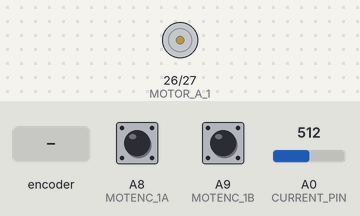
A sketch run on a simulated Arduino Mega 2560, built with avr-gcc and run on an emulated ATmega2560. On the bench: motor-driver pin pairs drawn as motors (green arrow = first pin HIGH = forward, orange = second pin HIGH = backward, longer = more drive, scaled by the enable pin). The test bench sets the inputs (shaded band); at power-on: A0 (CURRENT_PIN) = 512, A8 (MOTENC_1A) HIGH, A9 (MOTENC_1B) HIGH. What the sketch prints to the serial monitor is not drawn.

Above: at 1.2 s.
1.3 s: rotary encoder on A8 (MOTENC_1A) / A9 (MOTENC_1B) turned 3 steps (first pin leading)
At 2.6 s:
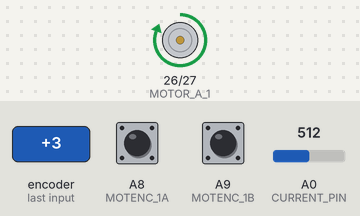
3.5 s: rotary encoder on A8 (MOTENC_1A) / A9 (MOTENC_1B) turned 3 steps (first pin leading)
Timing chart, 0 to 6.5 s (numbered marks = the images above; inputs shaded):
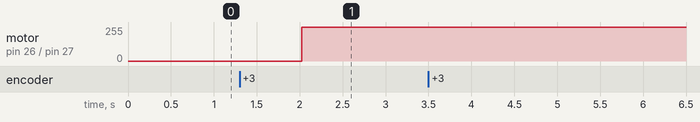

The sketch:

rotation_control.ino
```cpp
#include <TimerOne.h>
#include <PinChangeInterrupt.h>
#include <PinChangeInterruptBoards.h>
#include <PinChangeInterruptPins.h>
#include <PinChangeInterruptSettings.h>

#define DEBUG_PRINT 0

#define BAUDRATE 9600
#define MOTENC_RES 2900.0f
#define INTEGRATOR_OFF_TH 40
#define ROTATION_ACCEPTANCE_THRESHOLD 4

byte serial_read[2];
byte serial_write[2];

//Current measurement
#define CURRENT_PIN A0

#define T_SAMPLE 0.01

//H-bridge
#define MOTOR_A_EN 4
#define MOTOR_A_1 26
#define MOTOR_A_2 27

//motor commands
#define ROTATE_LEFT 0
#define ROTATE_RIGHT 1
#define STOP 2

//motenc
#define MOTENC_1A A8
#define MOTENC_1B A9

volatile unsigned char motor_state = STOP;
volatile int motenc_cntr = 0;
volatile bool motenc1a_val;
volatile bool motenc1b_val;

//controller
int target_position = 0;
volatile float u_motor = 0.0f;
volatile float cur_val = 0;

const float Kp_pos = 0.3;
const float Ki_pos = 0.012;
volatile float err_pos = 0;
volatile float err_int_pos = 0;

const float Kp_cur = 0.325;
const float Ki_cur = 0.01;
volatile float err_cur = 0;
volatile float err_int_cur = 0;


void motenc1a_IT()
{
  motenc1a_val = digitalRead(MOTENC_1A);
  if(motenc1a_val!=motenc1b_val)
  {
    motenc_cntr++;
  }
  else
  {
    motenc_cntr--;
  }
}

void motenc1b_IT()
{
  motenc1b_val = digitalRead(MOTENC_1B);
  if(motenc1a_val==motenc1b_val)
  {
    motenc_cntr++;
  }
  else
  {
    motenc_cntr--;
  }
}

void setup() {
  analogReference(INTERNAL1V1);
  Serial.begin(BAUDRATE);
  pinMode(MOTOR_A_EN, OUTPUT);
  pinMode(MOTOR_A_1, OUTPUT);
  pinMode(MOTOR_A_2, OUTPUT);

  digitalWrite(MOTOR_A_EN, HIGH);

  pinMode(MOTENC_1A, INPUT);
  pinMode(MOTENC_1B, INPUT);

  attachPinChangeInterrupt(digitalPinToPinChangeInterrupt(MOTENC_1A), motenc1a_IT, CHANGE);
  attachPinChangeInterrupt(digitalPinToPinChangeInterrupt(MOTENC_1B), motenc1b_IT, CHANGE);
}


void motor(float pwm_val)
{
  int pwm_d = max((abs(pwm_val)),255);


  //write motor pins
  switch(motor_state)
  {
    case ROTATE_LEFT:
    {
      analogWrite(MOTOR_A_1, pwm_d);
      digitalWrite(MOTOR_A_2, LOW);
      break;
    }
    case ROTATE_RIGHT:
    {
      digitalWrite(MOTOR_A_1, LOW);
      analogWrite(MOTOR_A_2, pwm_d);
      break;
    }
    case STOP:
    default:
    {
      digitalWrite(MOTOR_A_1, LOW);
      digitalWrite(MOTOR_A_2, LOW);
      break;
    }
  }
  cur_val = analogRead(CURRENT_PIN);
}

void loop() {
  //position controller
  float error = target_position - motenc_cntr;
  err_pos = Kp_pos * error;
  err_int_pos = err_int_pos + Ki_pos * error * T_SAMPLE;

  //current controller
  float u_current;
  if (abs(error) < INTEGRATOR_OFF_TH)
  {
    err_int_pos = 0;
    u_current = err_pos;
  }
  else
  {
    u_current = err_pos + err_int_pos;
  }

  if(error < 0)
  {
    motor_state = ROTATE_LEFT;
  }
  else if(error > 0)
  {
    motor_state = ROTATE_RIGHT;
  }
  else
  {
    motor_state = STOP;
  }

  //current controller
  err_cur = u_current - cur_val;
  err_int_cur = err_int_cur + Ki_cur * err_cur * T_SAMPLE;

  if (abs(error) < INTEGRATOR_OFF_TH)
  {
    err_int_cur = 0;
    u_motor = Kp_cur * err_cur;
  }
  else
  {
    u_motor = Kp_cur * err_cur + err_int_cur;
  }

  if(abs(error) < ROTATION_ACCEPTANCE_THRESHOLD)
  {
    u_motor = 0;
    motor_state = STOP;
  }
  motor(u_motor);

  //Send back current angle
  int tmp = int(motenc_cntr / MOTENC_RES * 360.0f);
  serial_write[1] = highByte(tmp);
  serial_write[0] = lowByte(tmp);
#if !DEBUG_PRINT
  if(Serial)
  {
    Serial.write(serial_write,2);
    Serial.flush();
  }
#endif

  if(Serial.readBytes(serial_read, 2))
  {
    target_position = int(byte(serial_read[0]) << 8 | byte(serial_read[1]))/360.0f * MOTENC_RES;
  }

#if DEBUG_PRINT
  Serial.print(motor_state);
  Serial.print("Err:");
  Serial.print(error);
  Serial.print("\n");


  Serial.print("Pos:");
  Serial.print(motenc_cntr);
  Serial.print("\t");

  Serial.print("Cur:");
  Serial.print(cur_val);
  Serial.print("\t");

  Serial.print("X_err:");
  Serial.print(err_pos);
  Serial.print("\t");

  Serial.print("X_err_int:");
  Serial.print(err_int_pos);
  Serial.print("\t");

  Serial.print("I_err:");
  Serial.print(err_cur);
  Serial.print("\t");

  Serial.print("I_err_int:");
  Serial.print(err_int_cur);
  Serial.print("\t");

  Serial.print("U_motor:");
  Serial.println(u_motor);
#endif

  delay(10);
}
```

Measured:
- after the input at 1.3 s, motor on pin 26 (MOTOR_A_1) / pin 27 (MOTOR_A_2): stopped → forward 255/255 after 0.72 s
- after the input at 3.5 s, every drawn part: stays the same
